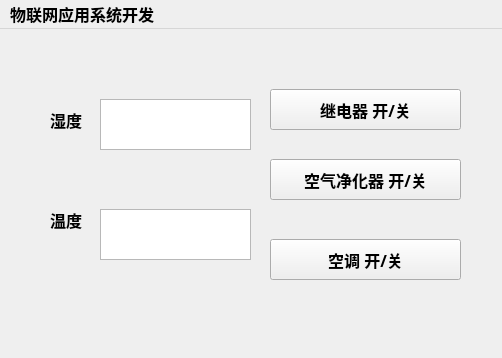
<?xml version="1.0" encoding="UTF-8"?>
<ui version="4.0">
 <class>MainWindow</class>
 <widget class="QMainWindow" name="MainWindow">
  <property name="geometry">
   <rect>
    <x>0</x>
    <y>0</y>
    <width>502</width>
    <height>358</height>
   </rect>
  </property>
  <property name="font">
   <font>
    <family>Aharoni</family>
    <pointsize>12</pointsize>
    <weight>75</weight>
    <bold>true</bold>
   </font>
  </property>
  <property name="windowTitle">
   <string>MainWindow</string>
  </property>
  <property name="layoutDirection">
   <enum>Qt::LeftToRight</enum>
  </property>
  <property name="styleSheet">
   <string notr="true"/>
  </property>
  <widget class="QWidget" name="centralwidget">
   <property name="styleSheet">
    <string notr="true">#centralwidget{background-image: url(:/new/prefix1/b4b1465ff345591c9dc88ae6a619122.jpg);}</string>
   </property>
   <widget class="QLabel" name="label">
    <property name="geometry">
     <rect>
      <x>50</x>
      <y>80</y>
      <width>41</width>
      <height>21</height>
     </rect>
    </property>
    <property name="font">
     <font>
      <family>Aharoni</family>
      <pointsize>12</pointsize>
      <weight>75</weight>
      <bold>true</bold>
     </font>
    </property>
    <property name="styleSheet">
     <string notr="true"/>
    </property>
    <property name="text">
     <string>湿度</string>
    </property>
   </widget>
   <widget class="QLabel" name="label_2">
    <property name="geometry">
     <rect>
      <x>50</x>
      <y>180</y>
      <width>41</width>
      <height>21</height>
     </rect>
    </property>
    <property name="font">
     <font>
      <family>Aharoni</family>
      <pointsize>12</pointsize>
      <weight>75</weight>
      <bold>true</bold>
     </font>
    </property>
    <property name="text">
     <string>温度</string>
    </property>
   </widget>
   <widget class="QTextEdit" name="textEdit">
    <property name="geometry">
     <rect>
      <x>100</x>
      <y>70</y>
      <width>151</width>
      <height>51</height>
     </rect>
    </property>
    <property name="font">
     <font>
      <family>楷体</family>
      <pointsize>12</pointsize>
     </font>
    </property>
   </widget>
   <widget class="QTextEdit" name="textEdit_2">
    <property name="geometry">
     <rect>
      <x>100</x>
      <y>180</y>
      <width>151</width>
      <height>51</height>
     </rect>
    </property>
    <property name="font">
     <font>
      <family>楷体</family>
      <pointsize>12</pointsize>
     </font>
    </property>
   </widget>
   <widget class="QPushButton" name="pushButton">
    <property name="geometry">
     <rect>
      <x>270</x>
      <y>60</y>
      <width>191</width>
      <height>41</height>
     </rect>
    </property>
    <property name="text">
     <string>继电器 开/关</string>
    </property>
   </widget>
   <widget class="QPushButton" name="pushButton_2">
    <property name="geometry">
     <rect>
      <x>270</x>
      <y>130</y>
      <width>191</width>
      <height>41</height>
     </rect>
    </property>
    <property name="text">
     <string>空气净化器 开/关</string>
    </property>
   </widget>
   <widget class="QPushButton" name="pushButton_3">
    <property name="geometry">
     <rect>
      <x>270</x>
      <y>210</y>
      <width>191</width>
      <height>41</height>
     </rect>
    </property>
    <property name="text">
     <string>空调 开/关</string>
    </property>
   </widget>
  </widget>
  <widget class="QMenuBar" name="menubar">
   <property name="geometry">
    <rect>
     <x>0</x>
     <y>0</y>
     <width>502</width>
     <height>21</height>
    </rect>
   </property>
   <property name="styleSheet">
    <string notr="true"/>
   </property>
   <widget class="QMenu" name="menu">
    <property name="title">
     <string>物联网应用系统开发</string>
    </property>
   </widget>
   <addaction name="menu"/>
  </widget>
 </widget>
 <resources/>
 <connections/>
</ui>
